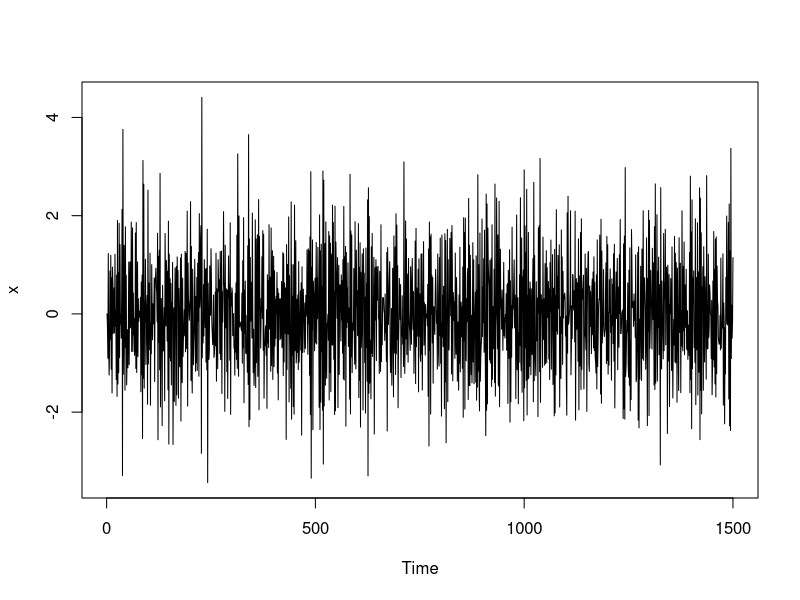
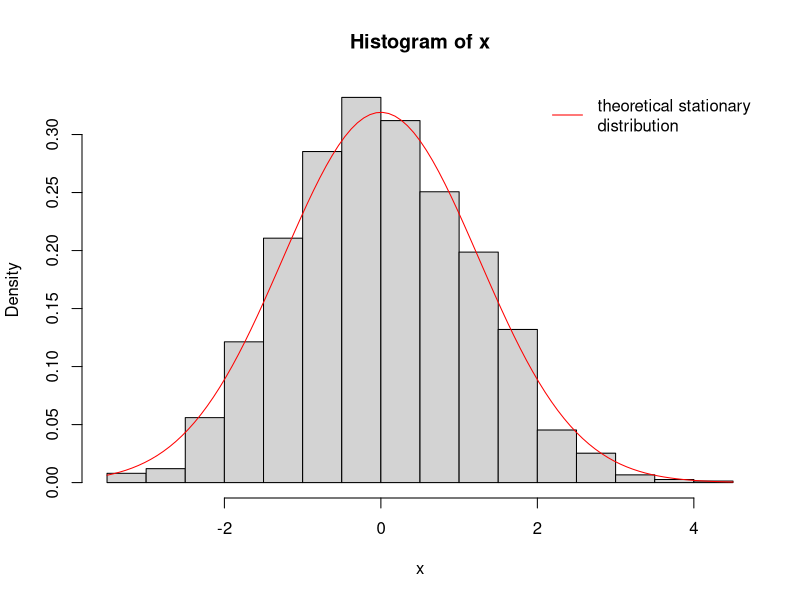

Here is the R script that generated these plots, in order:
Q <- matrix(c(
    0.0, 0.5, 0.0, 0.0, 0.5,
    0.5, 0.0, 0.5, 0.0, 0.0,
    0.0, 0.5, 0.0, 0.5, 0.0,
    0.0, 0.0, 0.5, 0.0, 0.5,
    0.5, 0.0, 0.0, 0.5, 0.0),
nrow = 5, byrow = TRUE)

Q

Q %*% Q # Matrix multiplication in R. This is Q^2.

(Q %*% Q)[1,3]

Q5 <- Q %*% Q %*% Q %*% Q %*% Q # h=5 steps in the future
round(Q5, 3)

Q30 <- Q
for (i in 2:30) {
    Q30 <- Q30 %*% Q
}
round(Q30, 3) # h=30 steps in the future

# We can also demonstrate the stationary distribution by simulating a
# long chain from this example.

n <- 5000
x <- numeric(n)
x[1] <- 1 # fix the state as 1 for time 1
for (i in 2:n) {
    x[i] <- sample.int(5, size = 1, prob = Q[x[i-1],])
    # draw the next state from the intergers 1 to 5 with probabilities
    # from the transition matrix Q, based on the previous value of X.
}

# Now that we have simulated the chain, let’s look at the
# distribution of visits to the five states.

table(x) / n

set.seed(38)

n <- 1500
x <- numeric(n)
phi <- -0.6

for (i in 2:n) {
    x[i] <- rnorm(1, mean = phi*x[i-1], sd = 1.0)
}

plot.ts(x)

hist(x, freq = FALSE)
curve(
    dnorm(x, mean = 0.0, sd = sqrt(1.0/(1.0-phi^2))),
    col = "red",
    add = TRUE
)

legend(
    "topright",
    legend = "theoretical stationary\ndistribution",
    col = "red",
    lty = 1,
    bty = "n"
)